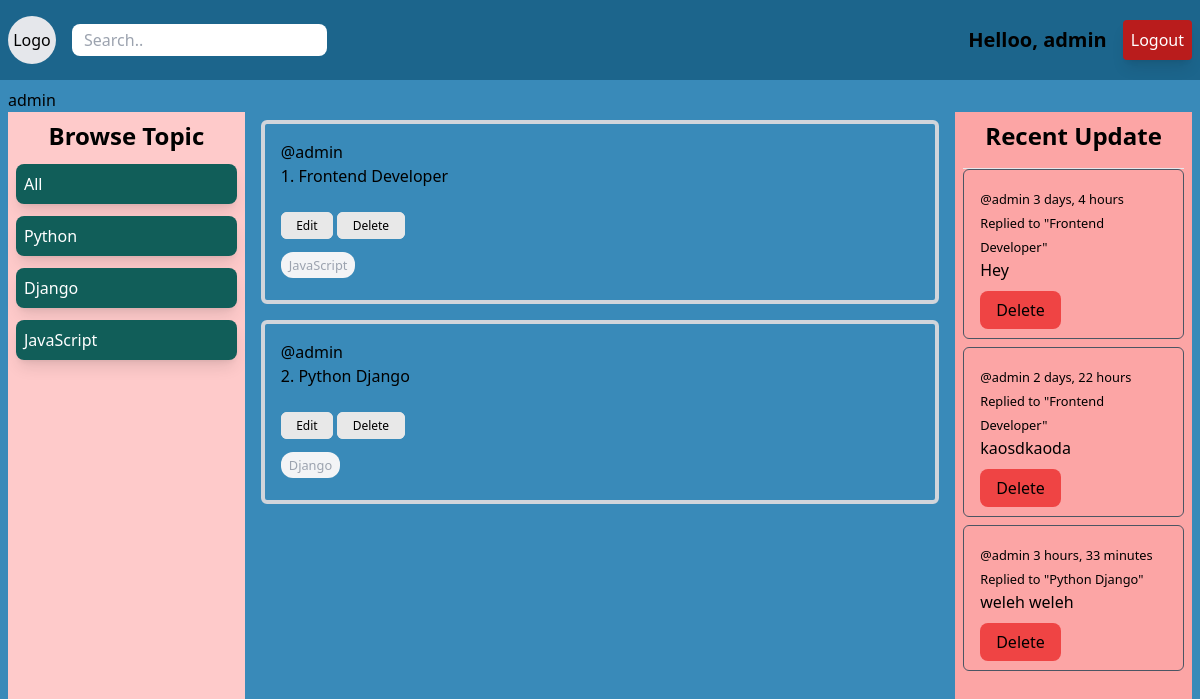
/profile/1/ (signed in), run on the app's committed database.
### base/models.py (models this page shows, shortened)
class Topic(models.Model):
    name = models.CharField(max_length=200)

class Room(models.Model):
    host = models.ForeignKey(User, on_delete=models.SET_NULL, null=True)
    topic = models.ForeignKey(Topic, on_delete=models.SET_NULL, null=True)
    name = models.CharField(max_length=200)
    description = models.TextField(null=True, blank=True)
    participants = models.ManyToManyField(User, related_name='participants', blank=True)
    updated = models.DateTimeField(auto_now=True)
    created = models.DateTimeField(auto_now_add=True)
    def __str__(self):
        return self.name

class Message(models.Model):
    user = models.ForeignKey(User, on_delete=models.CASCADE)
    room = models.ForeignKey(Room, on_delete=models.CASCADE)
    body = models.TextField()
    updated = models.DateTimeField(auto_now=True)
    created = models.DateTimeField(auto_now_add=True)
    def __str__(self):
        return self.body[0:50]

### base/views.py (the view)
# urls.py: path('profile/<str:pk>/', views.userProfile, name='profile'),
def userProfile(request, pk):
    user = User.objects.get(id=pk )
    rooms = user.room_set.all()
    room_messages = user.message_set.all()
    topics = Topic.objects.all()
    context = {'user': user, 'rooms': rooms, 'room_messages': room_messages, 'topics': topics}
    return render(request, 'base/profile.html', context)

### base/templates/base/profile.html
{% extends 'main.html' %}
{% block content %}
<p>{{ user.username}}</p>
<div class="grid grid-cols-5 h-screen">
    <div class="col-span-1 bg-red-200 p-2 flex flex-col gap-y-3">{% include 'base/topics_component.html' %}</div>
    <div class="col-span-3 px-4"> {% include 'base/feeds_component.html' %}</div>
    <div class="bg-red-300 p-2"> {% include 'base/activity_component.html' %} </div>
</div>
{% endblock %}

### templates/navbar.html
<div
  class="w-full h-20 bg-[#1C658C] flex flex-row items-center justify-between p-2"
>
  <div class="flex justify-center items-center">
    <a href="{% url 'home' %}">
      <h1 class="bg-gray-200 w-12 h-12 p-2 rounded-full mr-4 flex justify-center items-center"><p>Logo</p></h1>
    </a>
    <form method="GET" action="{% url 'home' %}">
      <input class="p-1 rounded-lg px-3" type="text" name="q" placeholder="Search.." />
    </form>
  </div>
  {% if request.user.is_authenticated %}
  <div class="flex justify-center items-center">
    <p class="mx-4 font-semibold text-xl">Helloo, {{request.user}}</p>
    <a class="text-white bg-red-700 p-2 shadow-lg rounded" href="{% url 'logout' %}"
      >Logout</a
    >
  </div>
  {% else %}
  <div>
    <a class="text-green-800 bg-white p-2 shadow-lg" href="{% url 'login' %}"
      >Login</a
    >
  </div>
  {% endif %}
</div>

### base/templates/base/topics_component.html
<p class="text-center font-semibold text-2xl">Browse Topic</p>
<a
  class="bg-teal-800 p-2 rounded-lg text-white shadow-lg hover:bg-teal-500 cursor-pointer"
  href="{% url 'home' %}"
>
  All
</a>
{% for topic in topics %}
<a
  class="bg-teal-800 p-2 rounded-lg text-white shadow-lg hover:bg-teal-500 cursor-pointer"
  href="{% url 'home' %}?q={{topic.name}}"
>
  {{ topic.name }}
</a>
{% endfor %}

### base/templates/base/feeds_component.html
    <div class="mt-2">
      {% for room in rooms %}
      <div class="mb-4 p-4 rounded-md flex flex-col border-4 border-gray-300">
        <a href="{% url 'profile' room.host.id %}">@{{room.host.username}}</a>
        <h5 class="mb-6">
          {{room.id}}. <a href="{% url 'room' room.id %}">{{ room.name }}</a>
        </h5>
        <div class="mb-4">
          {% if request.user == room.host %}
          <a class="buttonInd" href="{% url 'update' room.id %}">Edit</a>
          <a class="buttonInd" href="{% url 'delete' room.id %}">Delete</a>
          {% endif %}
        </div>
        <div class="w-20 mb-2">
          <small
            class="bg-gray-100 p-1 px-2 rounded-xl text-gray-400 self-center"
            >{{room.topic.name}}</small
          >
        </div>
      </div>
      {% endfor %}
    </div>

### base/templates/base/activity_component.html
<p class="text-center mb-4 font-semibold text-2xl">Recent Update</p>
    <hr>
    {% for message in room_messages %}
    <div class="p-4 border border-gray-600 rounded-md mb-2">
        <div> <small><a href="{% url 'profile' message.user.id %}">@{{message.user}} </a> {{ message.created|timesince}}</small>
            <small>Replied to "{{message.room}}"</small></div>
            <p class="mb-4">{{message}}</p>
            {% if request.user == message.user %}
                <a class="bg-red-500 px-4 py-2 rounded-lg" href="{% url 'delete_message' message.id %}">Delete</a>
            {% endif %}
    </div>
    {% endfor %}

### templates/main.html (style rules this page uses)
.buttonInd { padding: 0.3em 1.2em; font-size: 12px; border-radius: 0.5em; background: #e8e8e8; border: 1px solid #e8e8e8; }

### data on the page
Topic: name "Python"
Topic: name "Django"
Topic: name "JavaScript"
Room: host.username "admin", id "1", name "Frontend Developer", shows "Edit", topic.name "JavaScript"
Room: host.username "admin", id "2", name "Python Django", shows "Edit", topic.name "Django"
Message: user "admin", created "3 days, 4 hours", room "Frontend Developer", body "Hey", shows "Delete"
Message: user "admin", created "2 days, 22 hours", room "Frontend Developer", body "kaosdkaoda", shows "Delete"
Message: user "admin", created "3 hours, 33 minutes", room "Python Django", body "weleh weleh", shows "Delete"

### other printed values
{{ request.user }} "admin"
{{ user.username }} "admin"
